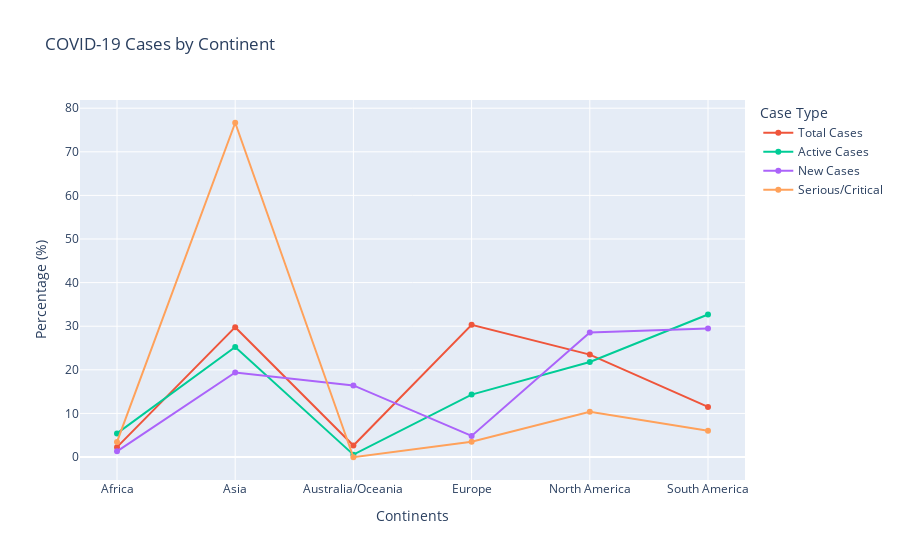

Here is the notebook cell this chart was saved with:
### Code cell
def continent_visualization(v_list):
    c_df = continent_df[['Continents']].copy()

    # Create a single figure with all case types plotted
    fig = px.line(title="COVID-19 Cases by Continent", markers=True)

    for label in v_list:
        c_df[label] = np.round(100 * continent_df[label] / np.sum(continent_df[label]), 2)
        fig.add_scatter(x=continent_df["Continents"], y=c_df[label], mode="lines+markers", name=label)

    # Update layout for better readability
    fig.update_layout(
        xaxis_title="Continents",
        yaxis_title="Percentage (%)",
        legend_title="Case Type"
    )

    fig.show()
    fig.write_html("SpreadAnalysisInContinents.html")
    gc.collect()

# List of cases to plot
cases_list = ["Total Cases", "Active Cases", "New Cases", "Serious/Critical"]
continent_visualization(cases_list)

### Figure 1 — Plotly figure (JSON) as saved in the notebook; plotly's stock layout.template omitted (floating-point values rounded to 4 significant figures)
{"data": [{"hovertemplate": "<extra></extra>", "legendgroup": "", "line": {"color": "#636efa", "dash": "solid"}, "marker": {"symbol": "circle"}, "mode": "lines+markers", "name": "", "orientation": "v", "showlegend": false, "type": "scatter", "xaxis": "x", "yaxis": "y"}, {"mode": "lines+markers", "name": "Total Cases", "type": "scatter", "x": ["Africa", "Asia", "Australia/Oceania", "Europe", "North America", "South America"], "y": [2.27, 29.78, 2.65, 30.31, 23.49, 11.5]}, {"mode": "lines+markers", "name": "Active Cases", "type": "scatter", "x": ["Africa", "Asia", "Australia/Oceania", "Europe", "North America", "South America"], "y": [5.42, 25.23, 0.55, 14.32, 21.8, 32.69]}, {"mode": "lines+markers", "name": "New Cases", "type": "scatter", "x": ["Africa", "Asia", "Australia/Oceania", "Europe", "North America", "South America"], "y": [1.3, 19.38, 16.42, 4.84, 28.56, 29.5]}, {"mode": "lines+markers", "name": "Serious/Critical", "type": "scatter", "x": ["Africa", "Asia", "Australia/Oceania", "Europe", "North America", "South America"], "y": [3.46, 76.66, -0.05, 3.52, 10.39, 6.03]}], "layout": {"legend": {"title": {"text": "Case Type"}, "tracegroupgap": 0}, "title": {"text": "COVID-19 Cases by Continent"}, "xaxis": {"anchor": "y", "domain": [0, 1], "title": {"text": "Continents"}}, "yaxis": {"anchor": "x", "domain": [0, 1], "title": {"text": "Percentage (%)"}}}}
